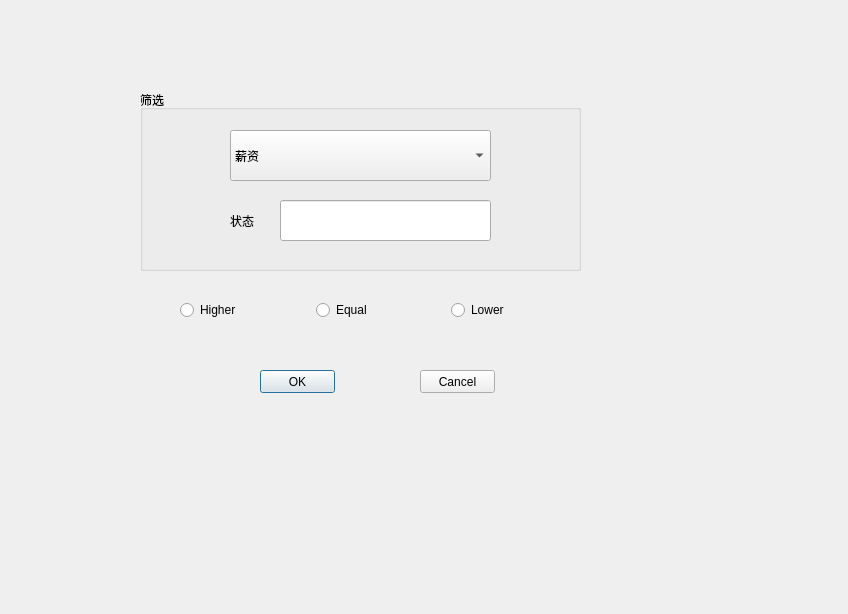
<?xml version="1.0" encoding="UTF-8"?>
<ui version="4.0">
 <class>SelectDialog</class>
 <widget class="QDialog" name="SelectDialog">
  <property name="geometry">
   <rect>
    <x>0</x>
    <y>0</y>
    <width>848</width>
    <height>614</height>
   </rect>
  </property>
  <property name="windowTitle">
   <string>Dialog</string>
  </property>
  <widget class="QPushButton" name="pushButton">
   <property name="geometry">
    <rect>
     <x>260</x>
     <y>370</y>
     <width>75</width>
     <height>23</height>
    </rect>
   </property>
   <property name="text">
    <string>OK</string>
   </property>
  </widget>
  <widget class="QPushButton" name="pushButtonCancel">
   <property name="geometry">
    <rect>
     <x>420</x>
     <y>370</y>
     <width>75</width>
     <height>23</height>
    </rect>
   </property>
   <property name="text">
    <string>Cancel</string>
   </property>
  </widget>
  <widget class="QGroupBox" name="groupBox">
   <property name="geometry">
    <rect>
     <x>140</x>
     <y>90</y>
     <width>441</width>
     <height>181</height>
    </rect>
   </property>
   <property name="title">
    <string>筛选</string>
   </property>
   <widget class="QComboBox" name="comboBox">
    <property name="geometry">
     <rect>
      <x>90</x>
      <y>40</y>
      <width>261</width>
      <height>51</height>
     </rect>
    </property>
    <item>
     <property name="text">
      <string>薪资</string>
     </property>
    </item>
    <item>
     <property name="text">
      <string>出生日期</string>
     </property>
    </item>
    <item>
     <property name="text">
      <string>职称</string>
     </property>
    </item>
   </widget>
   <widget class="QLabel" name="label_unit">
    <property name="geometry">
     <rect>
      <x>360</x>
      <y>60</y>
      <width>61</width>
      <height>21</height>
     </rect>
    </property>
    <property name="text">
     <string/>
    </property>
   </widget>
   <widget class="QLabel" name="label">
    <property name="geometry">
     <rect>
      <x>90</x>
      <y>120</y>
      <width>61</width>
      <height>21</height>
     </rect>
    </property>
    <property name="text">
     <string>状态</string>
    </property>
   </widget>
   <widget class="QLineEdit" name="lineEdit">
    <property name="geometry">
     <rect>
      <x>140</x>
      <y>110</y>
      <width>211</width>
      <height>41</height>
     </rect>
    </property>
   </widget>
  </widget>
  <widget class="QWidget" name="horizontalLayoutWidget">
   <property name="geometry">
    <rect>
     <x>180</x>
     <y>270</y>
     <width>401</width>
     <height>80</height>
    </rect>
   </property>
   <layout class="QHBoxLayout" name="horizontalLayout">
    <item>
     <widget class="QRadioButton" name="radioButtonHigher">
      <property name="text">
       <string>Higher</string>
      </property>
     </widget>
    </item>
    <item>
     <widget class="QRadioButton" name="radioButtonEqual">
      <property name="text">
       <string>Equal</string>
      </property>
     </widget>
    </item>
    <item>
     <widget class="QRadioButton" name="radioButtonLower">
      <property name="text">
       <string>Lower</string>
      </property>
     </widget>
    </item>
   </layout>
  </widget>
 </widget>
 <resources/>
 <connections>
  <connection>
   <sender>pushButton</sender>
   <signal>clicked()</signal>
   <receiver>SelectDialog</receiver>
   <slot>accept()</slot>
   <hints>
    <hint type="sourcelabel">
     <x>177</x>
     <y>371</y>
    </hint>
    <hint type="destinationlabel">
     <x>423</x>
     <y>306</y>
    </hint>
   </hints>
  </connection>
  <connection>
   <sender>pushButtonCancel</sender>
   <signal>clicked()</signal>
   <receiver>SelectDialog</receiver>
   <slot>reject()</slot>
   <hints>
    <hint type="sourcelabel">
     <x>347</x>
     <y>371</y>
    </hint>
    <hint type="destinationlabel">
     <x>423</x>
     <y>306</y>
    </hint>
   </hints>
  </connection>
 </connections>
</ui>
